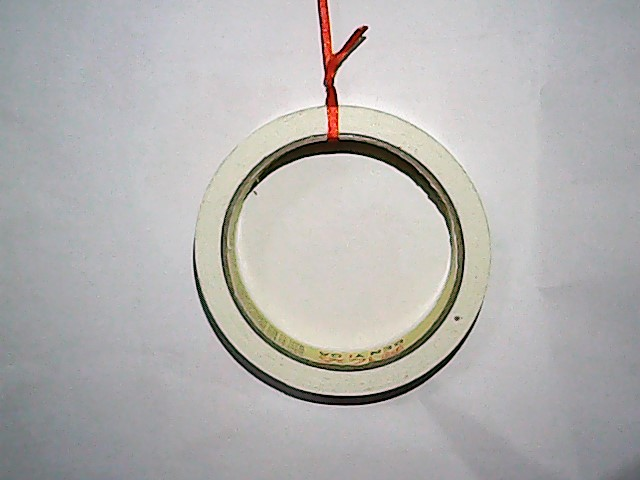
#> input picture LearningOpenCV3WithPython/circleDetection/circle.jpg, 640 x 480 px
$ python circleDetection.py
#> lines starting #> are read from the running program, lines starting #| are printed output that depends on the picture; after the words box and inside, x2 and y2 are one past the last pixel; in counts of white or black regions, pixels touching at a corner belong together
import cv2
import numpy as np

if __name__ == '__main__':
    # 载入并显示图片
    img = cv2.imread('circle.jpg')
#> img is the input picture: shape (480, 640, 3); mean B, G, R 176.4, 177.7, 179.4
    cv2.imshow('my image',img)

    # 降噪（模糊处理用来减少瑕疵点）
    result = cv2.blur(img, (5, 5))
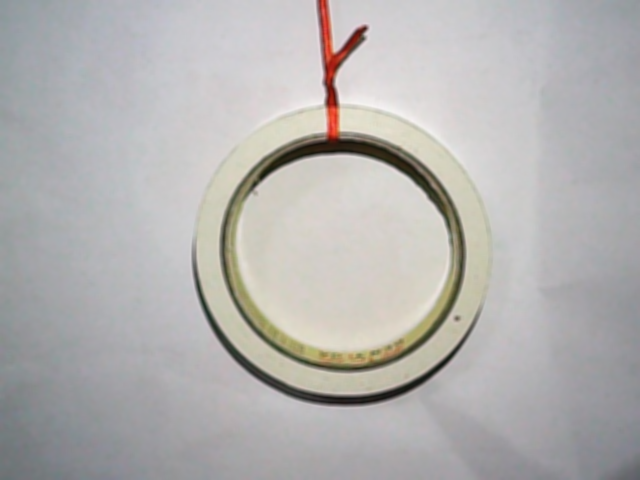
#> result: shape (480, 640, 3); mean B, G, R 176.4, 177.7, 179.4
    # cv2.imshow('blur 2', result)

    # 灰度化,就是去色（类似老式照片）
    gray = cv2.cvtColor(result, cv2.COLOR_BGR2GRAY)
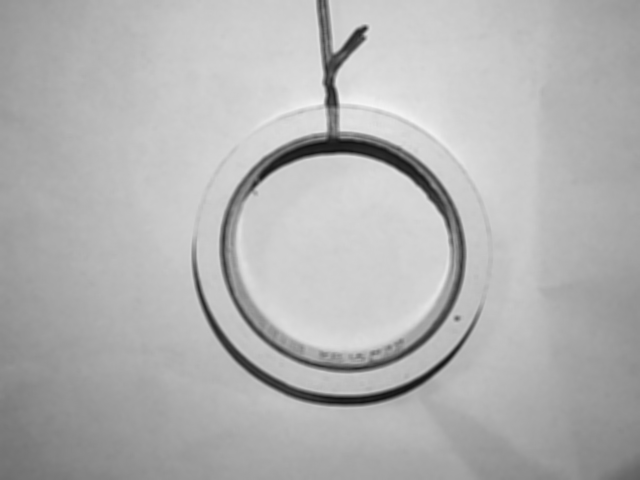
#> gray: shape (480, 640); min 18, max 245, mean 178
    # cv2.imshow('cvtColor 3', gray)

    # param1的具体实现，用于边缘检测
    canny = cv2.Canny(img, 40, 80)
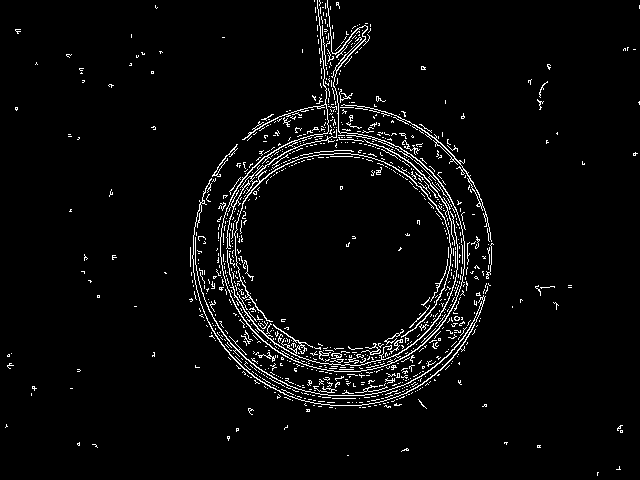
#> canny: shape (480, 640); 3.7% white in thin lines or dots
    # cv2.imshow('canny 4', canny)

    # 霍夫变换圆检测
    circles = cv2.HoughCircles(gray, cv2.HOUGH_GRADIENT, 1, 50, param1=80,
                               param2=30, minRadius=110, maxRadius=150)
#> circles = [[346.5, 253.5, 119]]


    print(str(circles))
#| [[[346.5 253.5 119. ]]]

    print('-------------我是条分割线-----------------')
    # 根据检测到圆的信息，画出每一个圆
    for circle in circles[0]:
        # 圆的基本信息
        print(circle[2])
        # 坐标行列(就是圆心)
        x = int(circle[0])
        y = int(circle[1])
        # 半径
        r = int(circle[2])
        # 在原图用指定颜色圈出圆，参数设定为int所以圈画存在误差
        img = cv2.circle(img, (x, y), r, (0, 255, 255),3,8,0)

        ox = int(x + r/2.0)
        oy = int(y + r/2.0)
        img = cv2.circle(img, (x, y), 2, (0, 0, 255),2,8,0)
#> this loop made 1 pass
#> (circle, x, y, r, ox, oy) on pass 1: ([346.5, 253.5, 119], 346, 253, 119, 405, 312)
#| 119.0
#> pass 1, `img = cv2.circle(img, (x, y), r, (0, 255, 255),3,8,0)`:
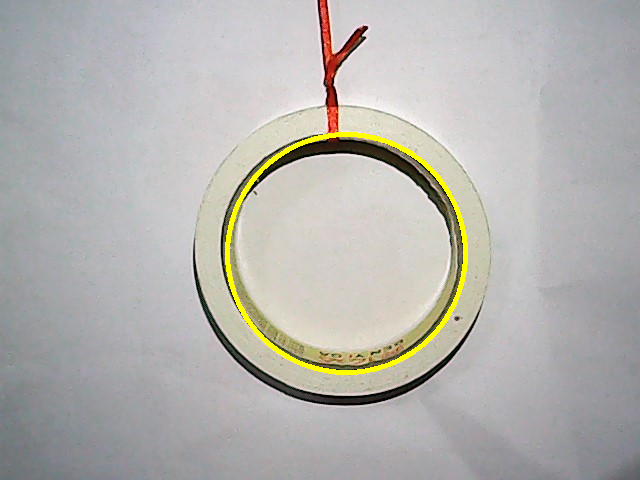
#> img: shape (480, 640, 3); 1.21% of pixels changed, all inside (x1, y1, x2, y2) = (225, 132, 468, 375)

    # 显示新图像
    cv2.imshow('find circle', img)
    cv2.imwrite('find.jpg', img)

    cv2.waitKey()
    cv2.destroyAllWindows()
